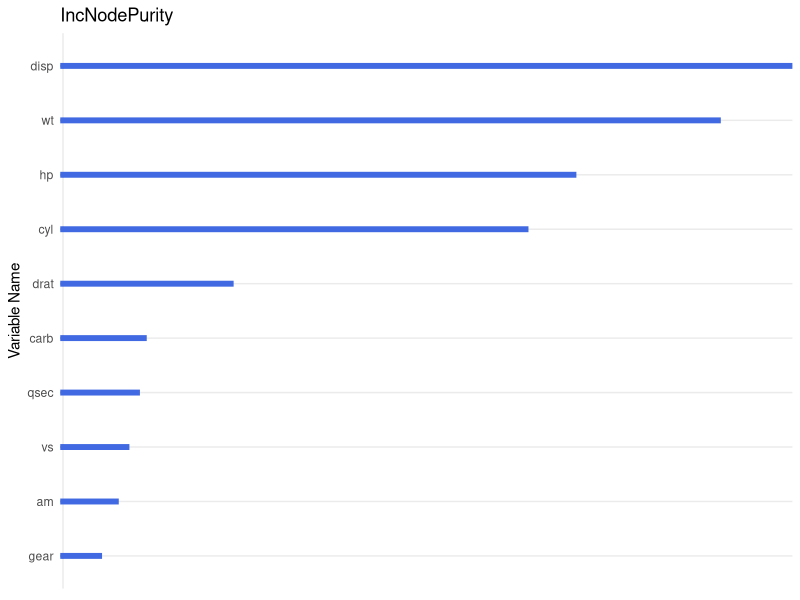

Generate this figure with R:
# Function ---
varImp_ggplot <- function(varImpPlot_matrix, importance_measure = c("%IncMSE", "IncNodePurity")) {
  
  importance_measure <- match.arg(importance_measure) # read measure of interest
  colnames(varImpPlot_matrix) <- gsub("%", "", colnames(varImpPlot_matrix))
  importance_measure <- gsub("%", "", importance_measure) # remove possible "%"
  
  
  varImpPlot_matrix <- varImpPlot_matrix %>%
    as.data.frame() %>%
    mutate(var_names = rownames(varImpPlot_matrix)) # create data.frame
  rownames(varImpPlot_matrix) <- NULL # remove row names
  
  varImpPlot_matrix
  
  ggplot(varImpPlot_matrix, aes(x = reorder(var_names, varImpPlot_matrix[,importance_measure]), 
                                  y = importance_measure), environment = environment()) +
    geom_point(size = 1, color = "royalblue") +
    geom_segment(aes(x = var_names, xend = var_names, y = 0, yend = varImpPlot_matrix[,importance_measure]),
                 size = 2, color = "royalblue") +
    ylab(importance_measure) + xlab("Variable Name") +
    ggtitle(importance_measure) +
    coord_flip() +
    theme_minimal() +
    theme(axis.title.x = element_blank(), axis.text.x = element_blank())
  
}

# call example ---
set.seed(4543)
data(mtcars)

library(randomForest)
library(dplyr)
library(ggplot2)
mtcars.rf <- randomForest(mpg ~ ., data=mtcars, ntree=1000, keep.forest=FALSE,
                          importance=TRUE)
imp <- importance(mtcars.rf) # let's save the importance object
varImp_ggplot(imp, importance_measure = "IncNodePurity")
